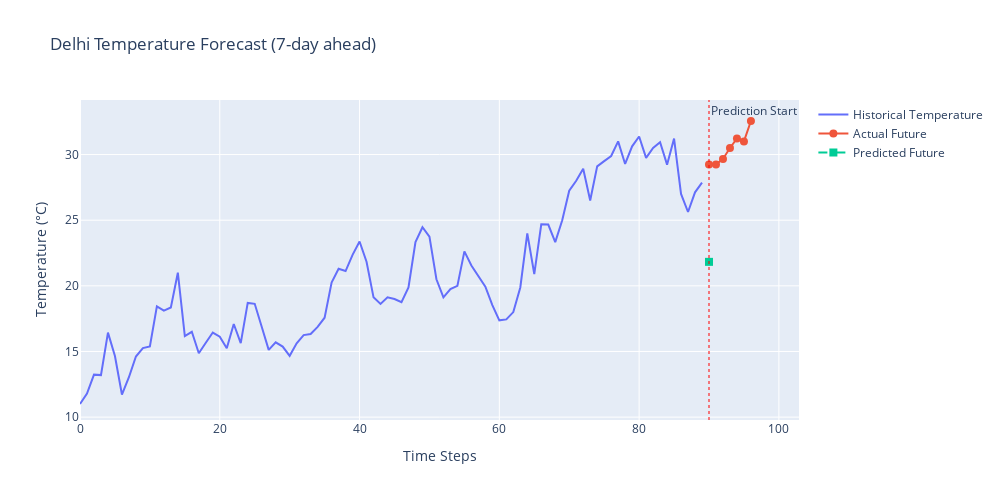

Write notebook code for a chart like this one.
### Code cell
import plotly.graph_objects as go

context, target = val_dataset[10]

prediction = trainer.predict(context.unsqueeze(0))

context_denorm = val_dataset.denormalize(context, is_target=False)
target_denorm = val_dataset.denormalize(target, is_target=True)
prediction_denorm = val_dataset.denormalize(prediction.squeeze(0), is_target=True)

fig = go.Figure()

fig.add_trace(go.Scatter(
    x=list(range(90)),
    y=context_denorm[0].cpu().numpy(),
    mode='lines',
    name='Historical Temperature',
    line=dict(width=2)
))

fig.add_trace(go.Scatter(
    x=list(range(90, 97)),
    y=target_denorm[0].cpu().numpy(),
    mode='lines+markers',
    name='Actual Future',
    line=dict(width=2),
    marker=dict(size=8)
))

fig.add_trace(go.Scatter(
    x=list(range(90, 97)),
    y=prediction_denorm[0].cpu().numpy(),
    mode='lines+markers',
    name='Predicted Future',
    line=dict(width=2, dash='dash'),
    marker=dict(size=8, symbol='square')
))

fig.add_vline(x=90, line_dash="dot", line_color="red", opacity=0.5, annotation_text="Prediction Start")

fig.update_layout(
    title='Delhi Temperature Forecast (7-day ahead)',
    xaxis_title='Time Steps',
    yaxis_title='Temperature (°C)',
    height=500,
    width=1000,
    showlegend=True
)

fig.show()

mse = ((target_denorm[0] - prediction_denorm[0]) ** 2).mean().item()
mae = (target_denorm[0] - prediction_denorm[0]).abs().mean().item()
print(f"Sample MSE: {mse:.4f}")
print(f"Sample MAE: {mae:.4f}°C")

### Figure 1 — Plotly figure (JSON) as saved in the notebook; plotly's stock layout.template omitted (floating-point values rounded to 4 significant figures)
{"data": [{"line": {"width": 2}, "mode": "lines", "name": "Historical Temperature", "type": "scatter", "x": [0, 1, 2, 3, 4, 5, 6, 7, 8, 9, 10, 11, 12, 13, 14, 15, 16, 17, 18, 19, 20, 21, 22, 23, 24, 25, 26, 27, 28, 29, 30, 31, 32, 33, 34, 35, 36, 37, 38, 39, 40, 41, 42, 43, 44, 45, 46, 47, 48, 49, 50, 51, 52, 53, 54, 55, 56, 57, 58, 59, 60, 61, 62, 63, 64, 65, 66, 67, 68, 69, 70, 71, 72, 73, 74, 75, 76, 77, 78, 79, 80, 81, 82, 83, 84, 85, 86, 87, 88, 89], "y": [11.0, 11.79, 13.24, 13.2, 16.43, 14.65, 11.72, 13.04, 14.62, 15.26, 15.39, 18.44, 18.12, 18.35, 21.0, 16.18, 16.5, 14.86, 15.67, 16.44, 16.12, 15.25, 17.09, 15.64, 18.7, 18.63, 16.89, 15.12, 15.7, 15.38, 14.67, 15.62, 16.25, 16.33, 16.88, 17.57, 20.25, 21.3, 21.12, 22.36, 23.38, 21.83, 19.12, 18.62, 19.12, 19.0, 18.75, 19.88, 23.33, 24.46, 23.75, 20.5, 19.12, 19.75, 20.0, 22.62, 21.55, 20.79, 19.94, 18.53, 17.38, 17.44, 18.0, 19.88, 24.0, 20.9, 24.69, 24.67, 23.33, 25.0, 27.25, 28.0, 28.92, 26.5, 29.1, 29.5, 29.89, 31.0, 29.29, 30.62, 31.38, 29.75, 30.5, 30.93, 29.23, 31.22, 27.0, 25.62, 27.12, 27.86]}, {"line": {"width": 2}, "marker": {"size": 8}, "mode": "lines+markers", "name": "Actual Future", "type": "scatter", "x": [90, 91, 92, 93, 94, 95, 96], "y": [29.25, 29.25, 29.67, 30.5, 31.22, 31.0, 32.56]}, {"line": {"dash": "dash", "width": 2}, "marker": {"size": 8, "symbol": "square"}, "mode": "lines+markers", "name": "Predicted Future", "type": "scatter", "x": [90, 91, 92, 93, 94, 95, 96], "y": [21.83]}], "layout": {"annotations": [{"showarrow": false, "text": "Prediction Start", "x": 90, "xanchor": "left", "xref": "x", "y": 1, "yanchor": "top", "yref": "y domain"}], "height": 500, "shapes": [{"line": {"color": "red", "dash": "dot"}, "opacity": 0.5, "type": "line", "x0": 90, "x1": 90, "xref": "x", "y0": 0, "y1": 1, "yref": "y domain"}], "showlegend": true, "title": {"text": "Delhi Temperature Forecast (7-day ahead)"}, "width": 1000, "xaxis": {"title": {"text": "Time Steps"}}, "yaxis": {"title": {"text": "Temperature (°C)"}}}}
